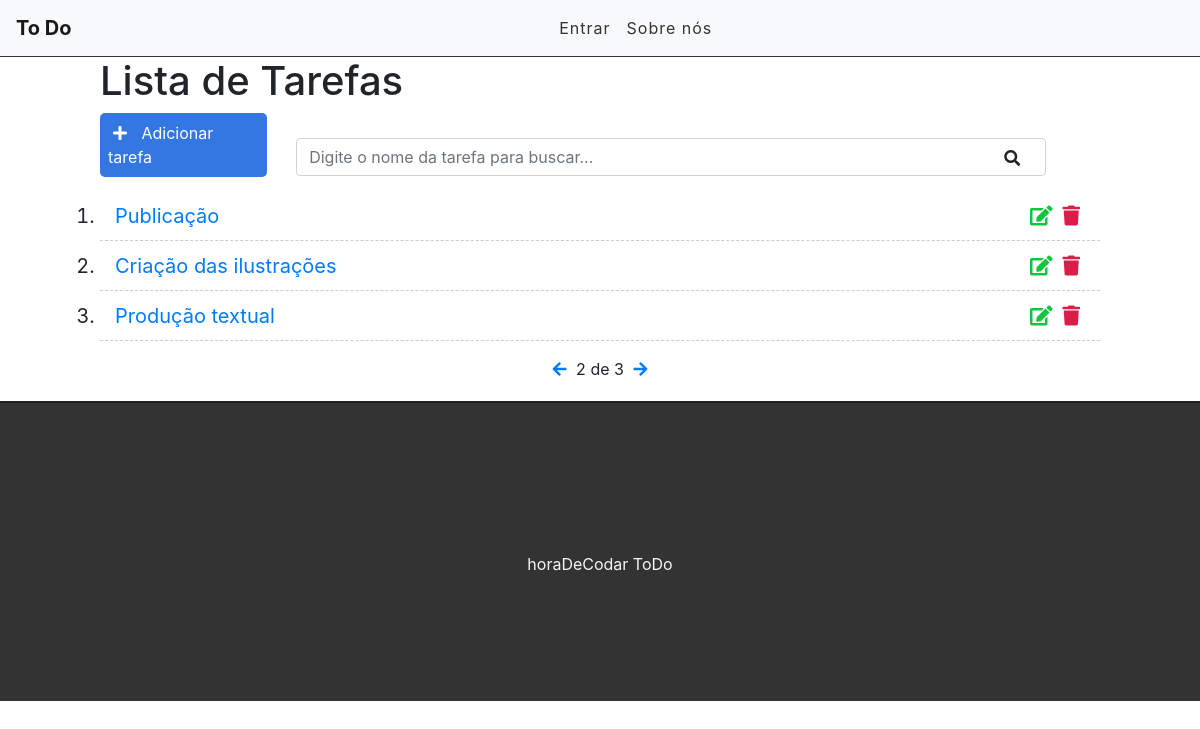
Screenshot of /?page=2 with the database file from the repository.
### tasks/models.py (models this page shows, shortened)
class Task(models.Model):
  STATUS = (
    ('doing', 'Doing'),
    ('done', 'Done'),
    )
  title = models.CharField(max_length=255)
  description = models.TextField()
  done = models.CharField(
    max_length = 5,
    choices = STATUS,
  )
  created_at = models.DateTimeField(auto_now_add=True)
  updated_at = models.DateTimeField(auto_now=True)

### tasks/views.py (the view)
# urls.py: path('', views.taskList, name='task-list'),
def taskList(request):
    search = request.GET.get('search')
    if (search):
        tasks = Task.objects.filter(title__icontains=search)
    else:
        tasks_list = Task.objects.all().order_by('-created_at')
        paginator = Paginator(tasks_list, 3)
        page = request.GET.get('page')
        tasks = paginator.get_page(page)
    return render(request, 'tasks/list.html', {'tasks': tasks})

### tasks/templates/tasks/list.html (shortened to what this page needs)
{% extends 'tasks/base.html' %}
{% block content %}
<div class="offset-1 col-10 list-div">
  <h1>Lista de Tarefas</h1>
  <a id="add-link" href="newtask/">
    <div class="col-2 add-div">
      <i class="fas fa-plus"></i> Adicionar tarefa
    </div>
  </a>
  <div class="col-9 search-div">
    <form method="GET" id="search-form">
      <input class="form-control" type="text" id="search" name="search"
        placeholder="Digite o nome da tarefa para buscar..." value="{{ request.GET.search }}">
      <i class="fas fa-search" id="search-btn"></i>
    </form>
  </div>
  <ul class="task-list">
    {% for task in tasks %}
    <li class="task-item">
      <span><a href="/task/{{task.id}}">{{task.title}}</a></span>
      <a href="delete/{{task.id}}" class="delete-btn"><span><i class="fas fa-trash"></i></span></a>
      <a href="edit/{{task.id}}"><span><i class="fas fa-edit"></i></span></a>
    </li>
    {% endfor %}
  </ul>
  <div class="pagination">
    <span class="step-links">
      {% if tasks.has_previous %}
      <a href="?page={{ tasks.previous_page_number }}"><i class="fas fa-arrow-left"></i></a>
      {% endif %}
      {% if tasks.paginator.num_pages %}
      <span class="current">
        {{ tasks.number }} de {{ tasks.paginator.num_pages }}
      </span>
      {% endif %}
      {% if tasks.has_next %}
      <a href="?page={{ tasks.next_page_number }}"><i class="fas fa-arrow-right"></i></a>
      {% endif %}
    </span>
  </div>
</div>
{% endblock %}

### tasks/static/css/styles.css (style rules this page uses)
#add-link { text-decoration: none; }
.add-div { background-color: #3476e2; cursor: pointer; display: inline-block; color: #fff; padding: 8px; border-radius: 5px; margin-right: 25px; }
.fas.fa-plus { color: #fff; margin-right: 10px; margin-left: 5px; }
.fas.fa-search { position: absolute; top: 12px; right: 26px; cursor: pointer; }
.search-div { padding: 0px; margin-top: 15px; margin-bottom: 15px; display: inline-block; }
.list-div { padding: 0; }
.task-list { padding-left: 0; }
.task-item { list-style: nome; font-size: 20px; height: 50px; padding: 0 15px; padding-top: 10px; border-bottom: 1px dashed #ccc; }
.fas.fa-trash, .fas.fa-edit { cursor: pointer; margin: 5px; font-size: 20px; float: right; }
.fas.fa-trash { color: #db1e47; }
.fas.fa-edit { color: #13c43f; }
.pagination { margin-bottom: 20px; }
.step-links { position: relative; margin-left: auto; margin-right: auto; }
.step-links .current { margin-left: 5px; margin-right: 5px; }

### rows the page displays
Task: title "Publicação"
Task: title "Criação das ilustrações"
Task: title "Produção textual"

### other values shown
{{ tasks.number }} "2"
{{ tasks.paginator.num_pages }} "3"
